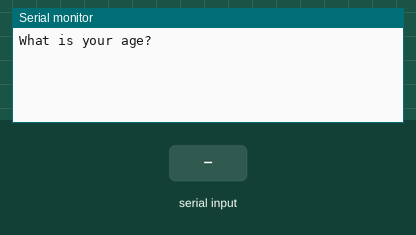
Simulated run of this sketch. Board: ESP32. Shown: the last lines printed to the serial monitor. The inputs (shaded band) are chosen by the test bench.

Above: at 1.2 s.
1.3 s: "90,45\n" received over Serial
At 2.5 s:
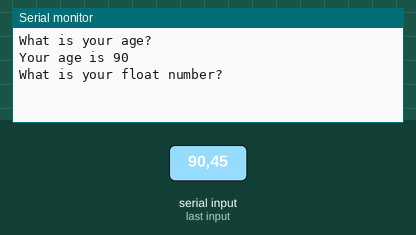
2.8 s: "30,150\n" received over Serial
At 4.0 s:
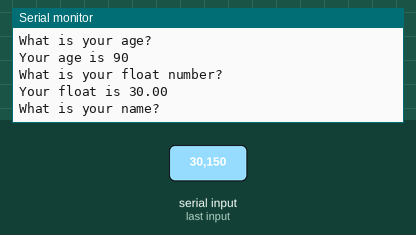
4.3 s: "0\n" received over Serial
At 5.1 s:
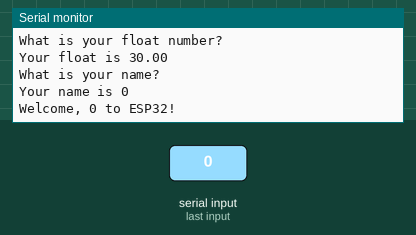

Measured:
- after the input at 1.3 s, the serial monitor: prints a new line at once (image 1)
- after the input at 2.8 s, the serial monitor: prints a new line at once (image 2)
- after the input at 4.3 s, the serial monitor: prints a new line at once (image 3)

The sketch:

lesson-14-readInputs.ino
```cpp
int chatInt;
float chatFloat;
String myName;
int br = 9600;
int waitT = 5000;

void setup() {
  // put your setup code here, to run once:
  Serial.begin(br);
}

void clearSerial() {
  while (Serial.available()) {
    Serial.read();
  }
}

void loop() {
  // put your main code here, to run repeatedly:
  Serial.println("What is your age?");
  while (Serial.available() == 0) {

  }
  chatInt = Serial.parseInt();
  clearSerial();
  Serial.print("Your age is ");
  Serial.println(chatInt);

  Serial.println("What is your float number?");
  while (Serial.available() == 0) {

  }
  chatFloat = Serial.parseFloat();
  clearSerial();
  Serial.print("Your float is ");
  Serial.println(chatFloat);

  Serial.println("What is your name? ");
  while (Serial.available() == 0) {

  }
  myName = Serial.readStringUntil('\n');
  Serial.print("Your name is ");
  Serial.println(myName);
  Serial.print("Welcome, ");
  Serial.print(myName);
  Serial.println(" to ESP32!");

  delay(waitT);
}
```
